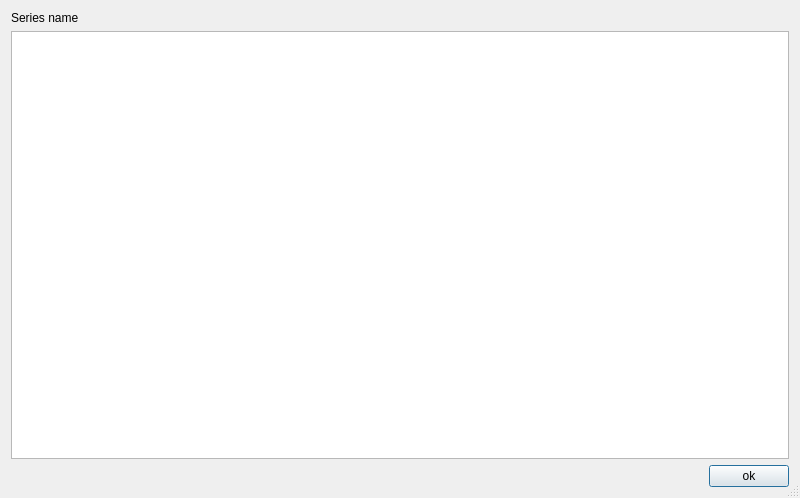
<?xml version="1.0" encoding="UTF-8"?>
<ui version="4.0">
 <class>seasonEpisodeWidget</class>
 <widget class="QDialog" name="seasonEpisodeWidget">
  <property name="windowModality">
   <enum>Qt::NonModal</enum>
  </property>
  <property name="geometry">
   <rect>
    <x>0</x>
    <y>0</y>
    <width>800</width>
    <height>498</height>
   </rect>
  </property>
  <property name="minimumSize">
   <size>
    <width>800</width>
    <height>480</height>
   </size>
  </property>
  <property name="windowTitle">
   <string>Episode Guide</string>
  </property>
  <property name="sizeGripEnabled">
   <bool>true</bool>
  </property>
  <layout class="QGridLayout" name="gridLayout_2">
   <item row="0" column="0">
    <layout class="QGridLayout" name="gridLayout">
     <item row="0" column="0">
      <widget class="QLabel" name="nameLabel">
       <property name="text">
        <string>Series name</string>
       </property>
      </widget>
     </item>
     <item row="2" column="0">
      <layout class="QHBoxLayout" name="horizontalLayout">
       <item>
        <spacer name="horizontalSpacer">
         <property name="orientation">
          <enum>Qt::Horizontal</enum>
         </property>
         <property name="sizeHint" stdset="0">
          <size>
           <width>40</width>
           <height>20</height>
          </size>
         </property>
        </spacer>
       </item>
       <item>
        <widget class="QPushButton" name="OkPushButton">
         <property name="text">
          <string>ok</string>
         </property>
        </widget>
       </item>
      </layout>
     </item>
     <item row="1" column="0">
      <widget class="QTreeWidget" name="treeWidget">
       <property name="contextMenuPolicy">
        <enum>Qt::CustomContextMenu</enum>
       </property>
       <property name="toolTip">
        <string>Double click here to download seasons or episodes.</string>
       </property>
       <property name="iconSize">
        <size>
         <width>0</width>
         <height>0</height>
        </size>
       </property>
       <property name="wordWrap">
        <bool>true</bool>
       </property>
       <attribute name="headerVisible">
        <bool>false</bool>
       </attribute>
       <attribute name="headerCascadingSectionResizes">
        <bool>false</bool>
       </attribute>
       <column>
        <property name="text">
         <string notr="true">1</string>
        </property>
       </column>
      </widget>
     </item>
    </layout>
   </item>
  </layout>
 </widget>
 <resources/>
 <connections>
  <connection>
   <sender>OkPushButton</sender>
   <signal>clicked()</signal>
   <receiver>seasonEpisodeWidget</receiver>
   <slot>close()</slot>
   <hints>
    <hint type="sourcelabel">
     <x>587</x>
     <y>473</y>
    </hint>
    <hint type="destinationlabel">
     <x>320</x>
     <y>248</y>
    </hint>
   </hints>
  </connection>
 </connections>
</ui>
